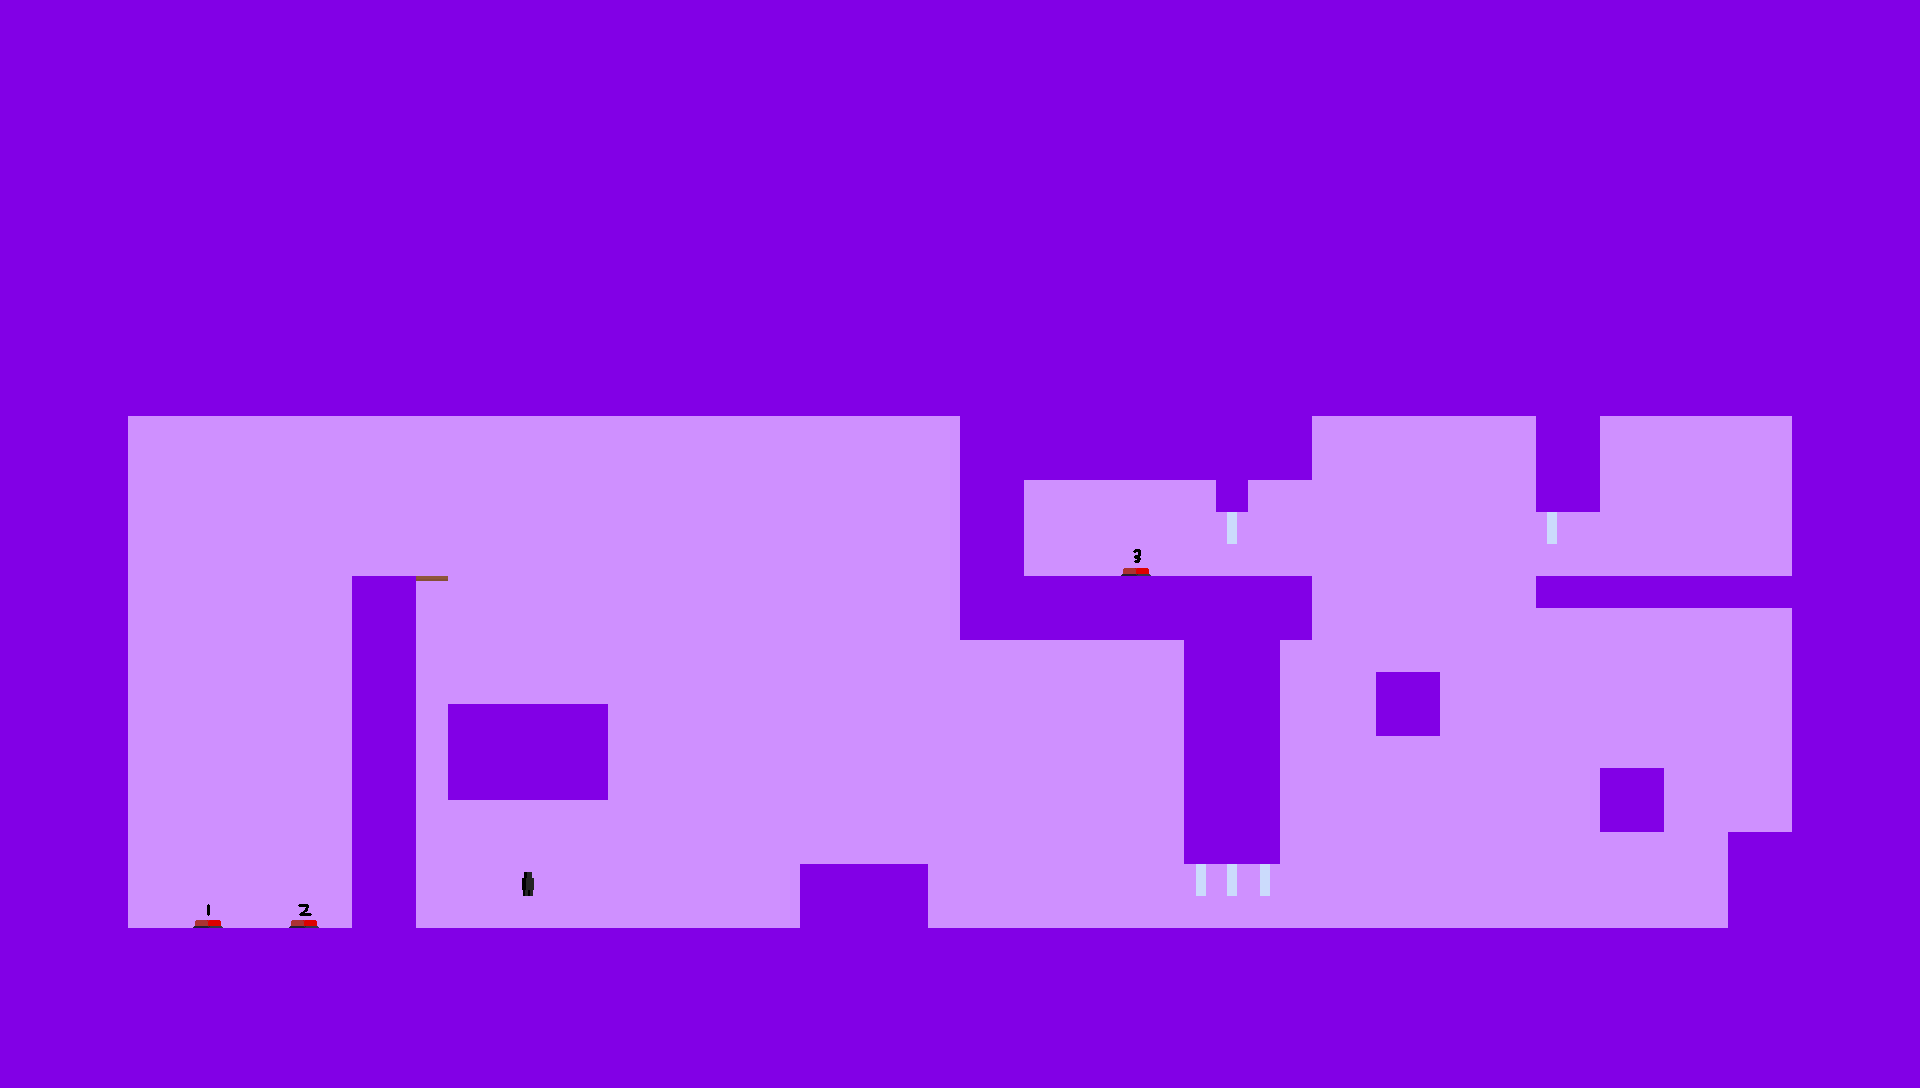

A level layout from a 2D game, rendered from its tile map. Below: a short description, then the map file with tile-grid data replaced by summaries:
An orthogonal 60x34 tile map with 32x32 px tiles, 7 tile layers (Tile Layer 1, Goals, Buttons, PushBlocks, ...) and 18 objects.

<map version="1.10" tiledversion="1.10.2" orientation="orthogonal" renderorder="right-down" width="60" height="34" tilewidth="32" tileheight="32" infinite="0" nextlayerid="12" nextobjectid="31">
 <editorsettings>
  <export target="../../build/bin/Levels/Level3.json" format="json" />
 </editorsettings>
 <tileset firstgid="1" name="tilemap" tilewidth="32" tileheight="32" tilecount="4096" columns="64">
  <image source="../Textures/tilemap.png" width="2048" height="2048" />
 </tileset>
 <layer id="1" name="Tile Layer 1" width="60" height="34">
  <data>[2040 cells, 2040 non-empty, 3 distinct tile ids]</data>
 </layer>
 <layer id="5" name="Goals" width="60" height="34">
  <data>[2040 cells, 0 non-empty, 0 distinct tile ids]</data>
 </layer>
 <layer id="6" name="Buttons" width="60" height="34">
  <data>[2040 cells, 3 non-empty, 3 distinct tile ids]</data>
 </layer>
 <layer id="7" name="PushBlocks" width="60" height="34">
  <data>[2040 cells, 0 non-empty, 0 distinct tile ids]</data>
 </layer>
 <layer id="3" name="Player" width="60" height="34">
  <data>[2040 cells, 1 non-empty, 1 distinct tile ids]</data>
 </layer>
 <layer id="4" name="Enemies" width="60" height="34">
  <data>[2040 cells, 0 non-empty, 0 distinct tile ids]</data>
 </layer>
 <layer id="8" name="Doors" width="60" height="34">
  <data>[2040 cells, 5 non-empty, 3 distinct tile ids]</data>
 </layer>
 <objectgroup id="9" name="Walls">
  <object id="6" x="0" y="0" width="1920" height="416" />
  <object id="8" x="0" y="416" width="128" height="512" />
  <object id="10" x="352" y="577.333" width="64" height="350.667" />
  <object id="11" x="0" y="928" width="1920" height="160" />
  <object id="12" x="1792" y="416" width="120" height="532" />
  <object id="13" x="1728" y="832" width="64" height="96" />
  <object id="16" x="960" y="576" width="352" height="64" />
  <object id="17" x="1184" y="640" width="96" height="224" />
  <object id="18" x="960" y="416" width="352" height="64" />
  <object id="19" x="1536" y="416" width="64" height="96" />
  <object id="20" x="1536" y="576" width="256" height="32" />
  <object id="23" x="1216" y="480" width="32" height="32" />
  <object id="24" x="448" y="704" width="160" height="96" />
  <object id="27" x="1376" y="672" width="64" height="64" />
  <object id="28" x="1600" y="768" width="64" height="64" />
  <object id="29" x="960" y="480" width="64" height="96" />
  <object id="30" x="800" y="864" width="128" height="64" />
 </objectgroup>
 <objectgroup id="11" name="SemiWalls">
  <object id="26" x="416" y="576" width="32" height="32" />
 </objectgroup>
</map>
